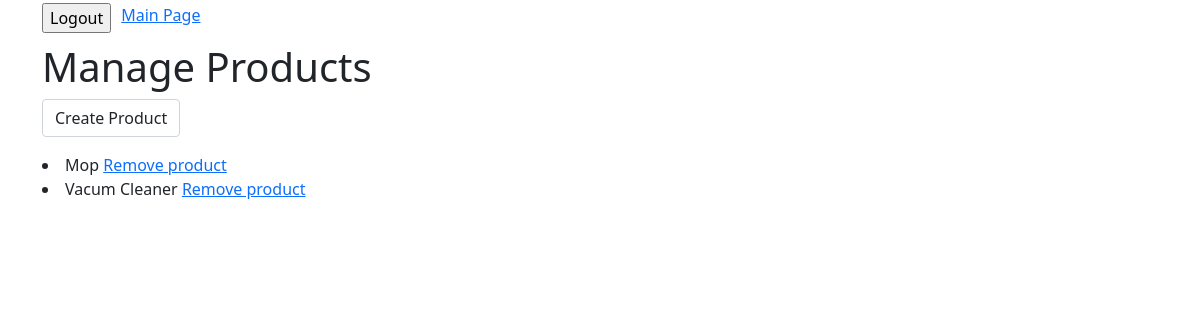
The app's page /Product/index (signed in), older data.
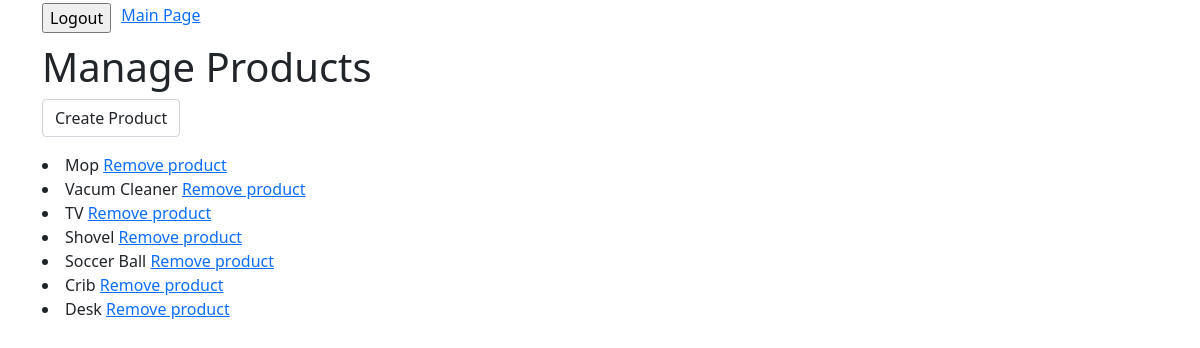
The same page, newer data.
### tables this page shows
CREATE TABLE `product` (
  `product_id` int(11) NOT NULL,
  `name` varchar(50) NOT NULL,
  `description` text NOT NULL,
  `price` decimal(10,2) NOT NULL,
  `rating` int(2) NOT NULL,
  `image` varchar(50) NOT NULL DEFAULT 'shoppingCart.png',
  `category_name` varchar(100) NOT NULL,
  `seller_id` int(11) NOT NULL
);

### app/core/App.php (called while the page is built, shortened)
<?php
	class App{
		private $method = 'index';
		public function __construct(){
			$url = self::parseUrl();
			if(isset($url[0])){
				unset($url[0]);
			}
			$this->controller = new $this->controller;
			if(isset($url[1])){
				if(method_exists($this->controller, $url[1])){
					$this->method = $url[1];
				}
				unset($url[1]);
			}
			$this->params = $url ? array_values($url) : [];
			call_user_func_array([$this->controller, $this->method], $this->params);
		}
		private static function parseUrl(){
			if(isset($_GET['url'])){
				return explode('/',
					filter_var(
						rtrim($_GET['url'], '/'),
						FILTER_SANITIZE_URL)
				);
			}
		}
	}

### index.php (called while the page is built, shortened)
<?php
	new \app\core\App();

### app/models/Product.php (called while the page is built, shortened)
<?php
class Product extends \app\core\Model{
	public function getAllMyProducts(){
		$SQL = 'SELECT * FROM product WHERE seller_id = :seller_id';
		$STMT = self::$_connection->prepare($SQL);
		$STMT->execute(['seller_id'=>$_SESSION['seller_id']]);
		$STMT->setFetchMode(\PDO::FETCH_CLASS, "app\models\Product");
		return $STMT->fetchAll();
	}
}

### app/core/DBConnection.php (called while the page is built, shortened)
<?php
class DBConnection{
	static $connection = null;
	private function __construct(){
		if(self::$connection == null){
			$host = 'localhost';
			$DBname = 'project';
			$user = 'root';
			$password = '';
			self::$connection = new \PDO("mysql:host=$host;dbname=$DBname",$user, $password);
		}
	}
	public static function getInstance(){
		return self::$connection;
	}
}

### app/views/Product/index.php (the view, shortened to what this page needs)
<html>
<head>
<link href="https://cdn.jsdelivr.net/npm/bootstrap@5.1.3/dist/css/bootstrap.min.css" rel="stylesheet">
</head>
<body>
	<div class='container' style='margin-top: 3px;'>
		<h1>Manage Products</h1>
		<form method='post' action=''>
			<label><input type="submit" name='action' value='Create Product' class='form-control' /></label><br>
		</form>
		<?php
			foreach ($data as $product){ ?>
				<li><?=$product->name ?> <a href="/Product/delete/<?=$product->product_id?>">Remove product</a></li>
		<?php	}
		?>
	</div>
</body>
</html>

Row changes from the older to the newer data that the page shows:
added product: name "TV"
added product: name "Shovel"
added product: name "Soccer Ball"
added product: name "Crib"
added product: name "Desk"
